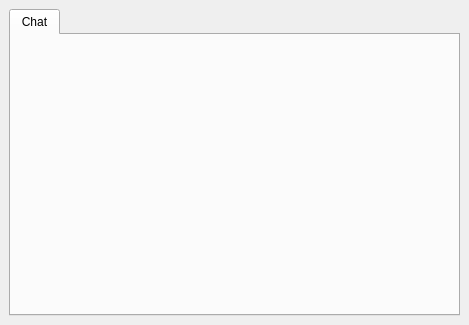
<ui version="4.0" >
 <class>chat</class>
 <widget class="QMainWindow" name="chat" >
  <property name="geometry" >
   <rect>
    <x>0</x>
    <y>0</y>
    <width>469</width>
    <height>325</height>
   </rect>
  </property>
  <property name="windowTitle" >
   <string>Chat</string>
  </property>
  <widget class="QWidget" name="centralwidget" >
   <layout class="QGridLayout" >
    <property name="margin" >
     <number>9</number>
    </property>
    <property name="spacing" >
     <number>6</number>
    </property>
    <item row="0" column="0" >
     <widget class="QTabWidget" name="chatTab" >
      <widget class="QWidget" name="chat" >
       <attribute name="title" >
        <string>Chat</string>
       </attribute>
      </widget>
     </widget>
    </item>
   </layout>
  </widget>
  <widget class="QMenuBar" name="menubar" >
   <property name="geometry" >
    <rect>
     <x>0</x>
     <y>0</y>
     <width>469</width>
     <height>28</height>
    </rect>
   </property>
  </widget>
 </widget>
 <resources/>
 <connections/>
</ui>
